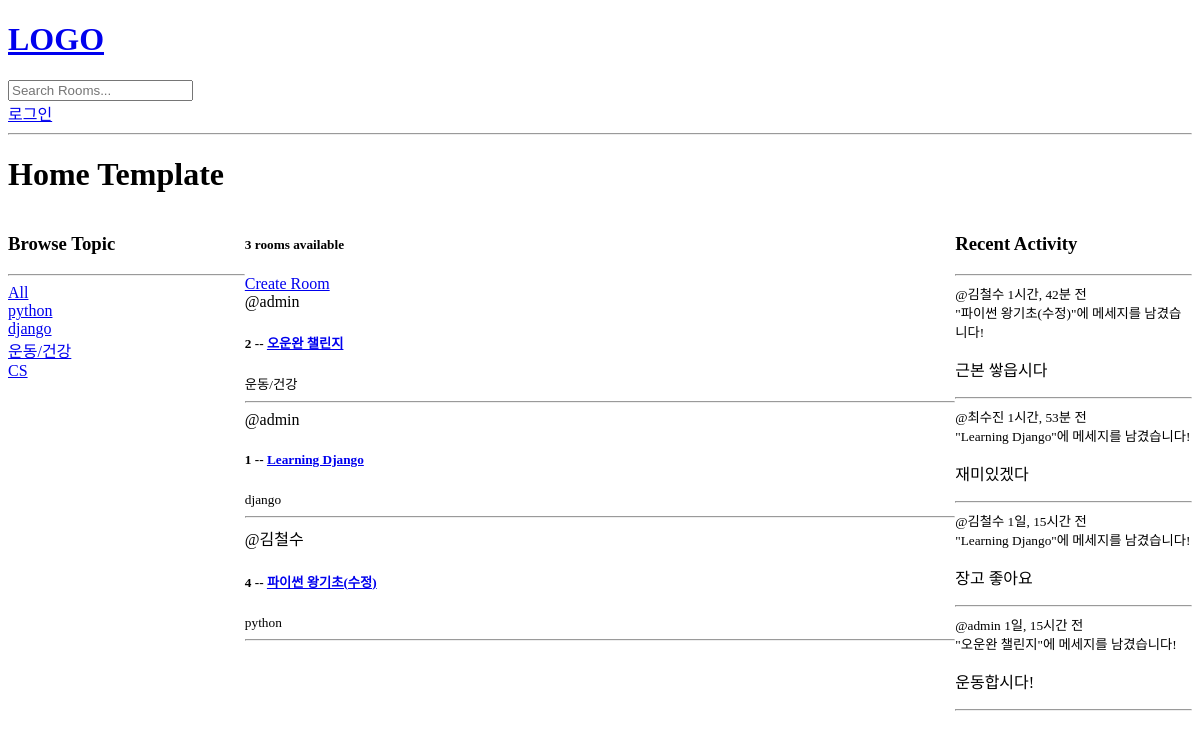
Before: / with the older database file.
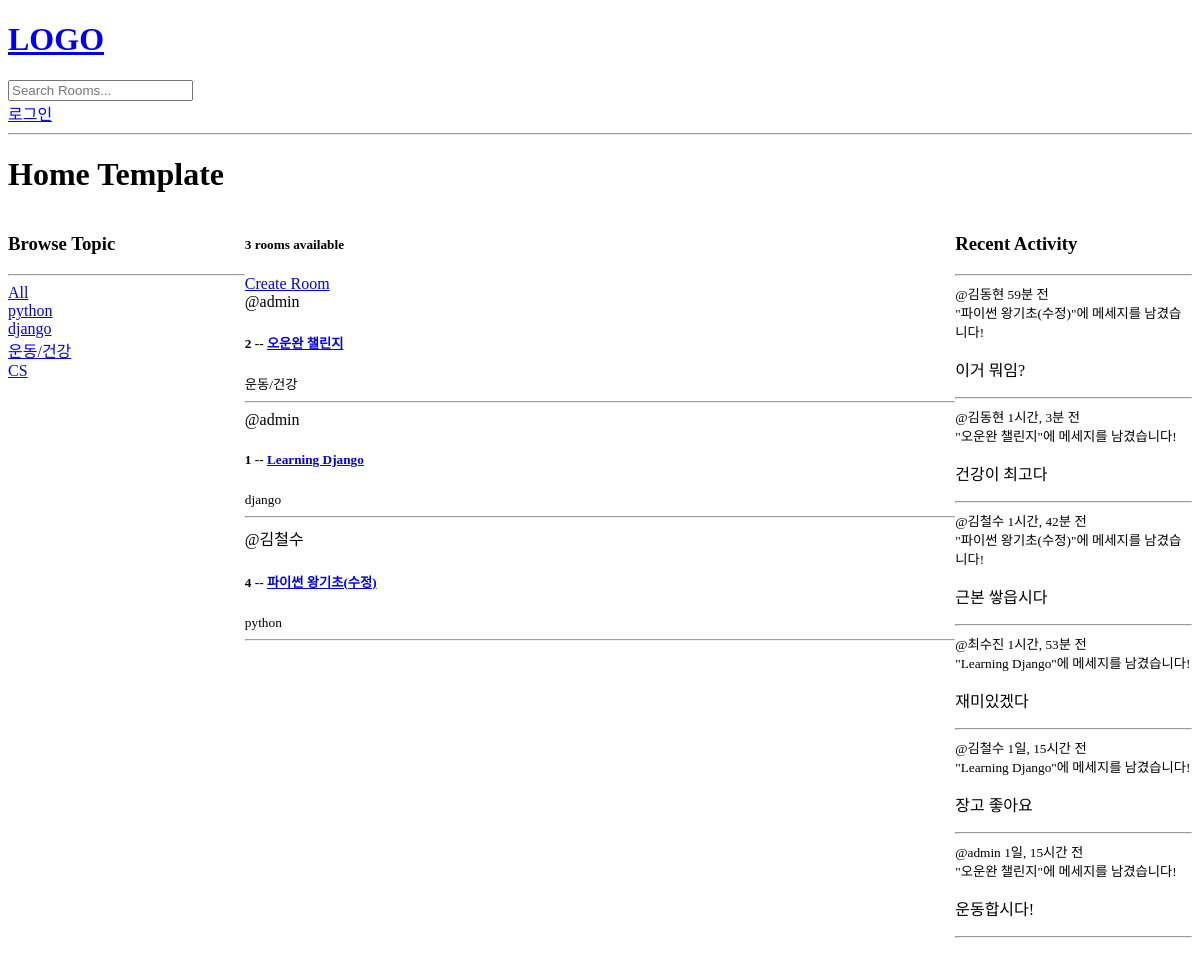
After: the same page with the newer database file.
### base/models.py (models this page shows, shortened)
class Topic(models.Model):
    name = models.CharField(max_length=200)

class Room(models.Model):
    host = models.ForeignKey(User, on_delete=models.SET_NULL, null=True)
    topic = models.ForeignKey(Topic, on_delete=models.SET_NULL, null=True)
    name = models.CharField(max_length=200)
    description = models.TextField(null=True, blank=True)
    participants = models.ManyToManyField(User, related_name='participants', blank=True)
    updated = models.DateTimeField(auto_now=True)
    created = models.DateTimeField(auto_now_add=True)
    class Meta:
        ordering = ['-updated', '-created']
    def __str__(self):
        return self.name

class Message(models.Model):
    user = models.ForeignKey(User, on_delete=models.CASCADE)
    room = models.ForeignKey(Room, on_delete=models.CASCADE)
    body = models.TextField()
    updated = models.DateTimeField(auto_now=True)
    created = models.DateTimeField(auto_now_add=True)
    class Meta:
        ordering = ['-updated', '-created']
    def __str__(self):
        return self.body[0:50]

### base/views.py (the view)
# urls.py: path('', views.home, name='home'),
def home(request):
    q= request.GET.get('q') if request.GET.get('q') != None else ''
    rooms = Room.objects.filter(
        Q(topic__name__icontains=q) |
        Q(name__icontains=q) |
        Q(description__icontains=q)
    )
    topics = Topic.objects.all()
    room_count = rooms.count()
    room_messages = Message.objects.filter(
        Q(room__topic__name__icontains=q)
    )
    context = {
        'rooms' : rooms,
        'topics': topics,
        'room_count': room_count,
        'room_messages': room_messages,
    }
    return render(request, 'base/home.html', context)

### base/templates/base/home.html (shortened to what this page needs)
{% extends 'main.html' %}
{% block content %}
<h1>Home Template</h1>
<div class='home-container'>
    <div>
        {% include 'base/topics_component.html' %}
    </div>
    <div>
        <h5>{{ room_count }} rooms available</h5>
        <a href="{% url 'create-room' %}">Create Room</a>
        {% include 'base/feed_component.html' %}
    </div>
    <div>
        {% include 'base/activity_component.html' %}
    </div>
</div>
{% endblock content %}

### base/templates/base/topics_component.html
<h3>Browse Topic</h3>
<hr>
<div>
    <a href="{% url 'home' %}">All</a>
</div>
{% for topic in topics %}
    <div>
        <a href="{% url 'home' %}?q={{ topic.name }}">{{ topic.name }}</a>
    </div>
{% endfor %}

### base/templates/base/feed_component.html (shortened to what this page needs)
<div>
    {% for room in rooms %}
    <div>
        <span>@{{ room.host.username }}</span>
        <h5>{{ room.id }} -- <a href="{% url 'room' room.id %}">{{ room.name }}</a></h5>
        <small>{{ room.topic.name }}</small>
        <hr>
    </div>
    {% endfor %}
</div>

### base/templates/base/activity_component.html (shortened to what this page needs)
<h3>Recent Activity</h3>
<hr>
{% for message in room_messages %}
    <div>
        <small>@{{ message.user }} {{ message.created|timesince }} 전</small>
        <br>
        <small>"{{ message.room }}"에 메세지를 남겼습니다!</small>
        <p>{{ message }}</p>
        <hr>
    </div>
{% endfor %}

Changed rows visible on the page:
added Message: user "김동현", created "59분", room "파이썬 왕기초(수정)", body "이거 뭐임?"
added Message: user "김동현", created "1시간, 3분", room "오운완 챌린지", body "건강이 최고다"
